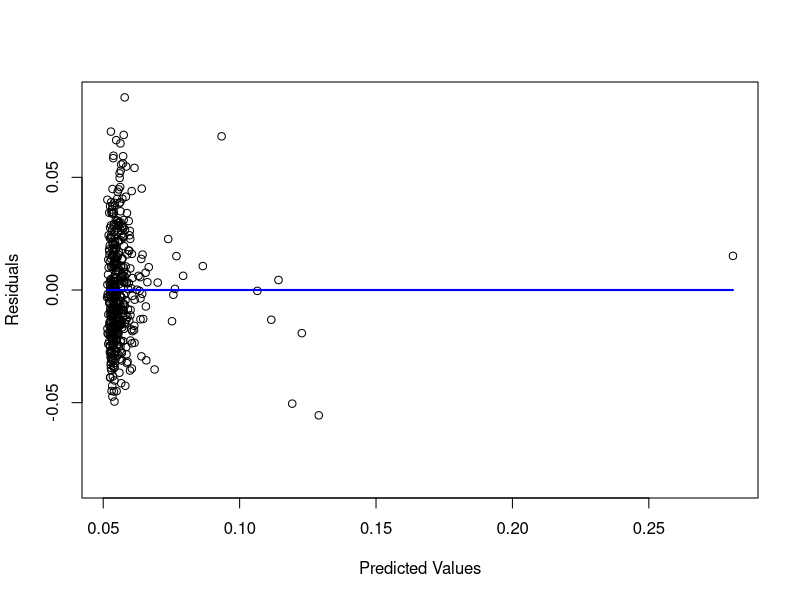
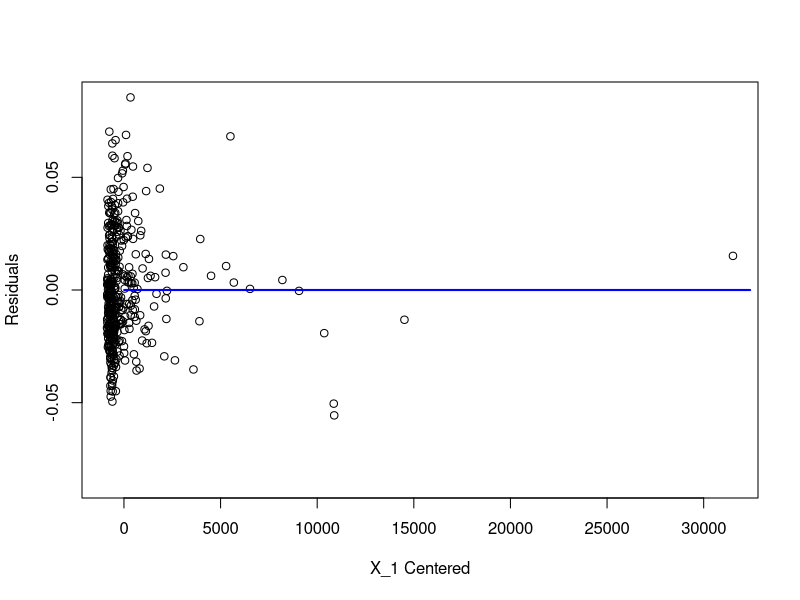
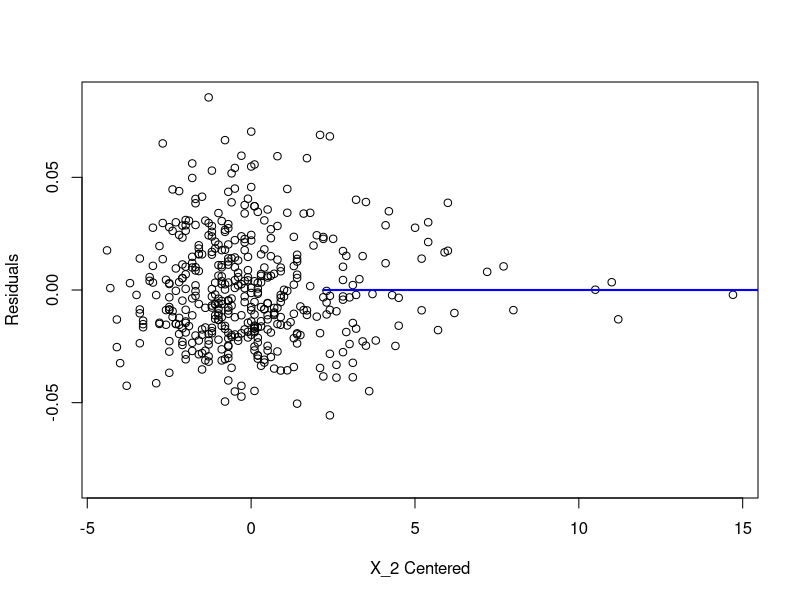
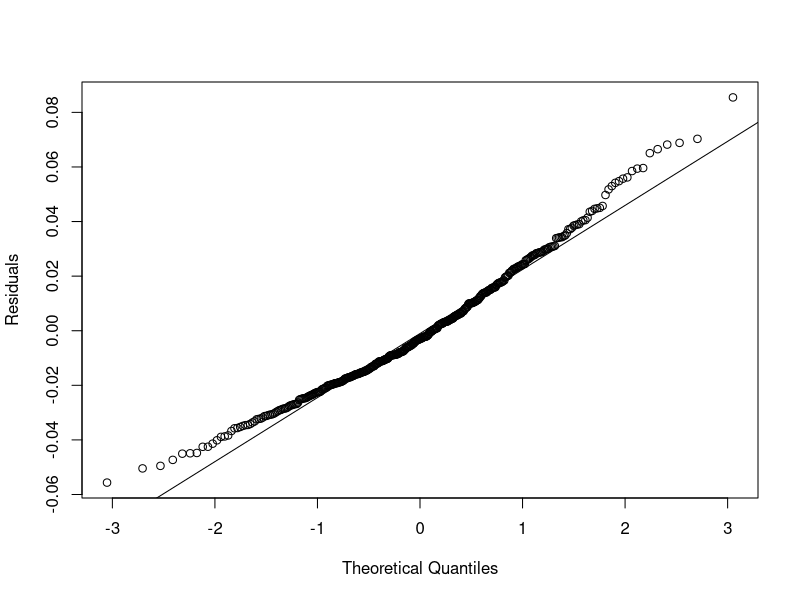

Source code (R) for these figures, in order:
## ---- chunk 1
df <- read.csv(file="data/8.37.csv")
df$Y <- df$X9 / df$X4; df$X_1 <- df$X4 / df$X3; df$X_2 <- df$X13
summary(df[,c("Y","X_1", "X_2")])
## ---- chunk 2
fullRegressionAnova <- function(lm_anova){
  VariationSource <- c("Regression", rownames(lm_anova), "Total")
  SSR <- sum(lm_anova$"Sum Sq"[1:(length(lm_anova$"Sum Sq")-1)])
  SST <- sum(lm_anova$"Sum Sq")
  DFReg <- sum(lm_anova$"Df"[1:(length(lm_anova$"Df")-1)])
  MSE <- lm_anova$"Mean Sq"[length(lm_anova$"Mean Sq")]
  MSR <- SSR / DFReg  
  SS <- c(SSR,lm_anova$"Sum Sq",SST)
  MS <- c(MSR, lm_anova$"Mean Sq", NA)
  DF <- c(DFReg, lm_anova$"Df", sum(lm_anova$"Df"))
  F_stat <- MSR / MSE
  F_stats <-c(F_stat, lm_anova$"F value",NA)
  df_out <- data.frame(VariationSource, DF,SS, MS, F_stats)
  print(df_out)
  return(df_out)
}
## ---- chunk 3
X_1_bar <- mean(df$X_1); X_2_bar <- mean(df$X_2)
df$X_1_cent <- df$X_1 - X_1_bar; df$X_2_cent <- df$X_2 - X_2_bar
result1 <- lm(Y ~ X_1_cent + X_2_cent + I(X_1_cent^2) + I(X_2_cent^2) + I(X_1_cent * X_2_cent), 
              data=df)
result1_smry <- summary(result1); print(result1_smry)
result1_aov <- fullRegressionAnova(anova(result1))
## ---- chunk 4
library(knitr)
Terms = c("X_1 and X_1 Sqr","x_1_cent and x_1_cent Sqr", 
          "X_2 and X_2 Sqr", "x_2_cent and x_2_cent Sqr")
Correlations = c(cor(df$X_1, df$X_1^2), cor(df$X_1_cent, df$X_1_cent^2),
                 cor(df$X_2, df$X_2^2), cor(df$X_2_cent, df$X_2_cent^2))
Correlations <- round(Correlations, 3)
cor_df <- data.frame(Terms, Correlations); kable(cor_df)
## ---- chunk 5
df$Terms <- paste(as.character(df$X_1_cent),as.character(df$X_2_cent),
                  as.character(df$X_1_cent^2),as.character(df$X_2_cent^2))
n <- dim(df)[1]; categories <- length(unique(df$Terms))
cat("Total Records ", n, "\nDistinct Categories ", categories, sep="")
## ---- chunk 6
df$Residuals <- result1$residuals; df$PredictedVals <- result1$fitted.values
with(df, {
     plot(x=PredictedVals, y=Residuals,
          ylim=c(-max(Residuals), max(Residuals)),
          xlab="Predicted Values", ylab="Residuals", main="")
     points(c(min(PredictedVals), max(PredictedVals)), 
            c(0,0), type="l", lwd="2", col="blue")})
## ---- chunk 7
with(df, {
     plot(x=X_1_cent, y=Residuals,
          ylim=c(-max(Residuals), max(Residuals)),
          xlab="X_1 Centered", ylab="Residuals", main="")
     points(c(min(X_1), max(X_1)), 
            c(0,0), type="l", lwd="2", col="blue")})
## ---- chunk 8
with(df, {
     plot(x=X_2_cent, y=Residuals,
          ylim=c(-max(Residuals), max(Residuals)),
          xlab="X_2 Centered", ylab="Residuals", main="")
     points(c(min(X_2), max(X_2)), 
            c(0,0), type="l", lwd="2", col="blue")})
## ---- chunk 9
qqnorm(result1$residuals, ylab="Residuals", main=""); qqline(result1$residuals)
## ---- chunk 10
F_crit <- qf(0.99, 3, 5)
SSR <- sum(result1_aov$SS[4:6])
MSE <- result1_aov$MS[7]
F_stat <- SSR / 3 / MSE
msg = paste("F stat = ", F_stat, "\nF crit = ", F_crit)
result <- ifelse(F_stat < F_crit, 
                 "\nConclude Ho, no curvature interaction effects are needed.", 
                 "\nConclude Ha, curvature interaction effects are significant.")
cat(msg, result, sep="")
## ---- chunk 11
result2 <- lm(Y ~ X4 + I(X4^2) + X3 + X13, data = df)
summary(result2)
## ---- chunk 12
result3 <- lm(Y ~ X_1 + X_2, data=df)
summary(result3)
